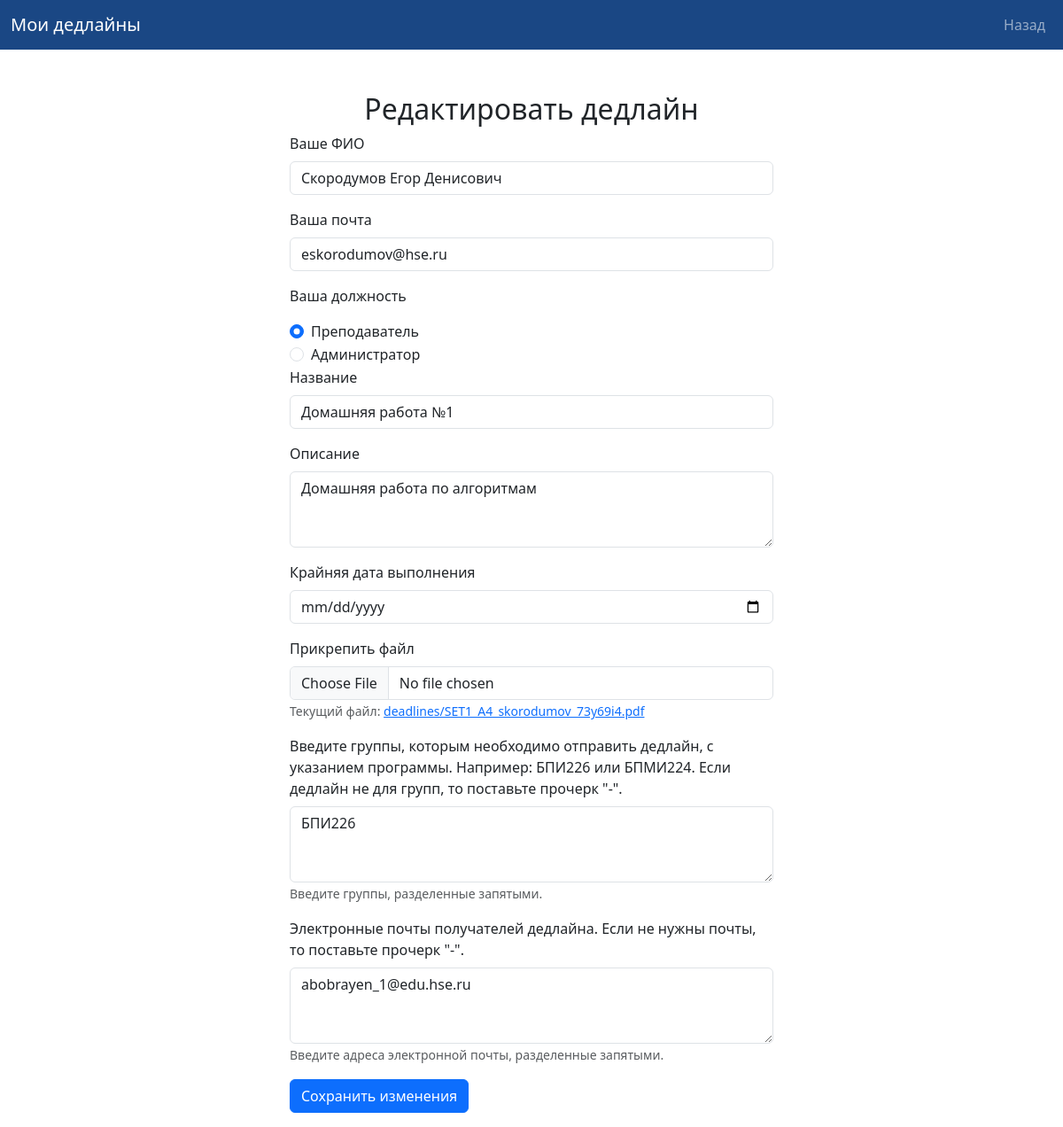
The app's page /mydeadline/edit_deadline/9/ with its own data.
### mydeadline/models.py (models this page shows, shortened)
class Deadline(models.Model):
    your_name = models.TextField()
    your_email = models.TextField()
    role = models.IntegerField(null=True)
    title = models.CharField(max_length=200)
    description = models.TextField()
    due_date = models.DateField()
    file = models.FileField(upload_to='deadlines/', blank=True, null=True)
    group = models.TextField()
    assigned_emails = models.TextField()

### mydeadline/views.py (the view)
# urls.py: path('edit_deadline/<int:pk>/', views.edit_deadline, name='edit_deadline'),
def edit_deadline(request, pk):
    deadline = get_object_or_404(Deadline, pk=pk)
    if request.method == 'POST':
        form = DeadlineForm(request.POST, request.FILES, instance=deadline)
        if form.is_valid():
            form.save()
            return redirect('mydeadline:my_deadlines')
    else:
        form = DeadlineForm(instance=deadline)
    return render(request, 'mydeadline/edit_deadline.html', {'form': form, 'deadline': deadline})

### mydeadline/forms.py
class DeadlineForm(forms.ModelForm):
    class Meta:
        model = Deadline
        fields = ['your_name', 'your_email', 'role', 'title', 'description', 'due_date', 'file', 'group', 'assigned_emails']

### mydeadline/templates/mydeadline/edit_deadline.html (shortened to what this page needs)
<!doctype html>
<html lang="en">
  <head>
    <link href="https://db.onlinewebfonts.com/c/869ee3f760a416f2dadc427a61de209e?family=HSE+Sans" rel="stylesheet">
    <link href="https://cdn.jsdelivr.net/npm/bootstrap@5.3.3/dist/css/bootstrap.min.css" rel="stylesheet">
  </head>
  <body>
    <nav class="navbar navbar-expand-lg" style="background-color: #1a4784;" data-bs-theme="dark">
      <div class="container-fluid">
        <a class="navbar-brand" href="{% url 'mydeadline:index' %}">Мои дедлайны</a>
        <ul class="navbar-nav mы-auto mb-2 mb-lg-0">
        <li class="nav-item">
          <a class="nav-link" aria-current="page" href="{% url 'mydeadline:my_deadlines' %}">Назад</a>
        </li>
      </ul>
      </div>
    </nav>
    <div class="container mt-5">
      <div class="row">
        <div class="col-md-6 offset-md-3">
          <h2 class="text-center">Редактировать дедлайн</h2>
          <form method="post" enctype="multipart/form-data">
            <div class="mb-3">
              <label for="your_name" class="form-label">Ваше ФИО</label>
              <input type="text" class="form-control" id="your_name" name="your_name" value="{{ deadline.your_name }}" required>
            </div>
            <div class="mb-3">
              <label for="your_name" class="form-label">Ваша почта</label>
              <input type="text" class="form-control" id="your_email" name="your_email" value="{{ deadline.your_email }}" required>
            </div>
            <div class="mb-3">
              <p>Ваша должность</p>
              <div class="form-check">
                <input class="form-check-input" type="radio" name="role" id="role1" value="1" required checked>
                <label class="form-check-label" for="role1">
                  Преподаватель
                </label>
              </div>
              <div class="form-check">
                <input class="form-check-input" type="radio" name="role" id="role2" value="2" required>
                <label class="form-check-label" for="role2">
                  Администратор
                </label>
              </div>
            <div class="mb-3">
              <label for="title" class="form-label">Название</label>
              <input type="text" class="form-control" id="title" name="title" value="{{ deadline.title }}" required>
            </div>
            <div class="mb-3">
              <label for="description" class="form-label">Описание</label>
              <textarea class="form-control" id="description" name="description" rows="3" required>{{ deadline.description }}</textarea>
            </div>
            <div class="mb-3">
              <label for="due_date" class="form-label">Крайняя дата выполнения</label>
              <input type="date" class="form-control" id="due_date" name="due_date" value="{{ deadline.due_date }}" required>
            </div>
            <div class="mb-3">
              <label for="file" class="form-label">Прикрепить файл</label>
              <input type="file" class="form-control" id="file" name="file">
              {% if deadline.file %}
                <small class="form-text text-muted">Текущий файл: <a href="{{ deadline.file.url }}">{{ deadline.file.name }}</a></small>
              {% endif %}
            </div>
              <div class="mb-3">
              <label for="group" class="form-label">Введите группы, которым необходимо отправить дедлайн, с указанием программы. Например: БПИ226 или БПМИ224. Если дедлайн не для групп, то поставьте прочерк "-".</label>
              <textarea class="form-control" id="group" name="group" rows="3" required>{{ deadline.group }}</textarea>
              <small class="form-text text-muted">Введите группы, разделенные запятыми.</small>
            </div>
            <div class="mb-3">
              <label for="emails" class="form-label">Электронные почты получателей дедлайна. Если не нужны почты, то поставьте прочерк "-".</label>
              <textarea class="form-control" id="emails" name="assigned_emails" rows="3" required>{{ deadline.assigned_emails }}</textarea>
              <small class="form-text text-muted">Введите адреса электронной почты, разделенные запятыми.</small>
            </div>
            <button type="submit" class="btn btn-primary">Сохранить изменения</button>
            </div>
          </form>
        </div>
      </div>
    </div>
  </body>
</html>

### records on screen
Deadline: your_name "Скородумов Егор Денисович", your_email "eskorodumov@hse.ru", title "Домашняя работа №1", description "Домашняя работа по алгоритмам", file.name "deadlines/SET1_A4_skorodumov_73y69i4.pdf", group "БПИ226", assigned_emails "abobrayen_1@edu.hse.ru"
